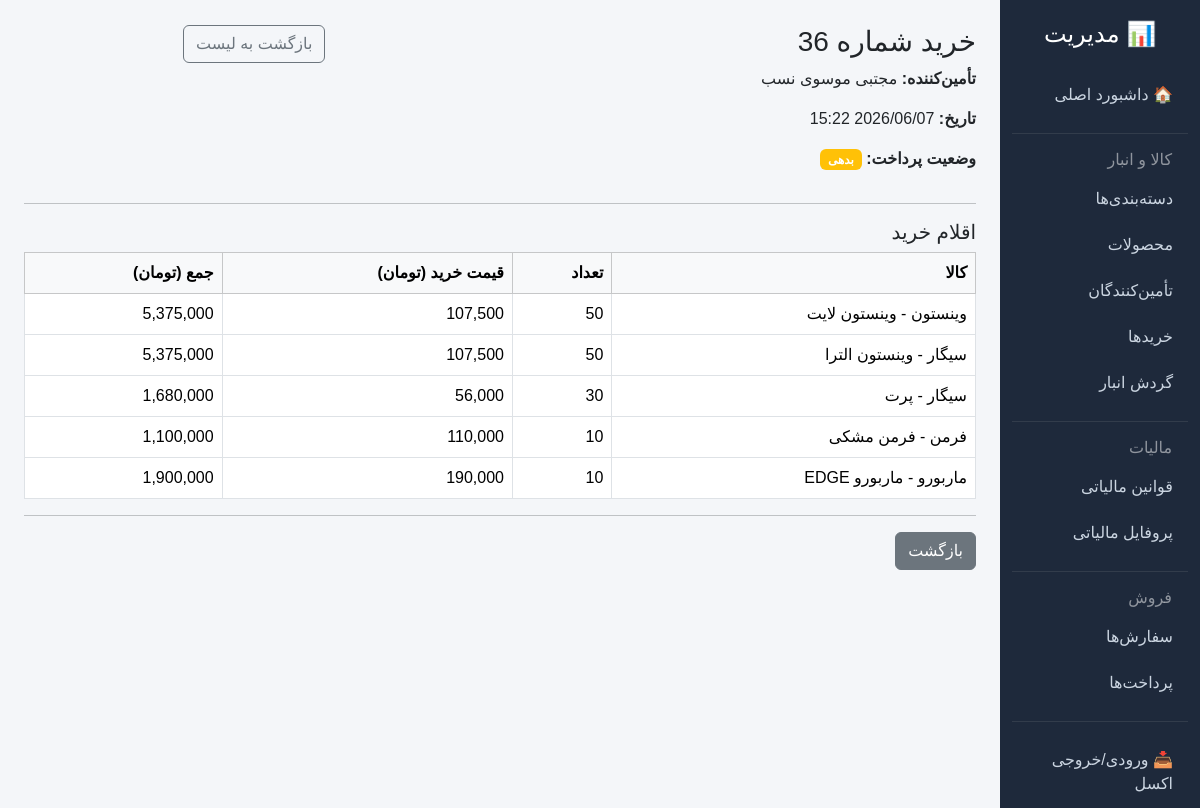
/management/purchases/36/ (signed in), run on an earlier commit of the app's database.
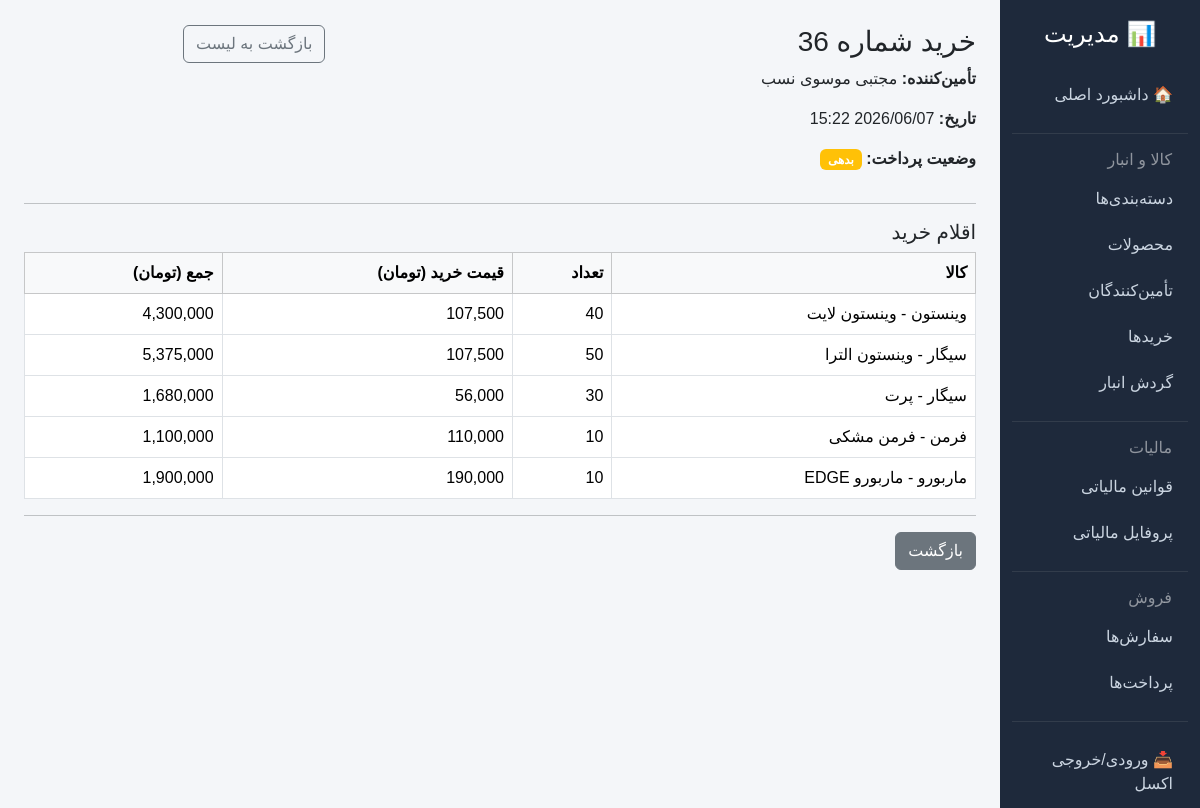
And on a later commit of the database.
### inventory/models.py (models this page shows, shortened)
class PurchaseItem(models.Model):
    purchase = models.ForeignKey(Purchase, related_name='items', on_delete=models.CASCADE, verbose_name="فاکتور خرید")
    product = models.ForeignKey(Product, on_delete=models.PROTECT, verbose_name="کالا")
    quantity = models.PositiveIntegerField(verbose_name="تعداد")
    unit_price = models.DecimalField(max_digits=12, decimal_places=0, verbose_name="قیمت واحد (تومان)")
    tax_amount = models.DecimalField(max_digits=12, decimal_places=0, default=0, verbose_name="مالیات (تومان)")
    class Meta:
        verbose_name = "اقلام خرید"
        verbose_name_plural = "اقلام خرید"

class Product(models.Model):
    UNIT_CHOICES = [
        ('pack', 'بسته'),
        ('carton', 'کارتن'),
        ('piece', 'عدد'),
        ('kg', 'کیلوگرم'),
    ]
    name = models.CharField(max_length=200, verbose_name="نام کالا")
    barcode = models.CharField(max_length=50, unique=True, db_index=True, verbose_name="بارکد")
    category = models.ForeignKey(Category, on_delete=models.PROTECT, verbose_name="دسته‌بندی")
    unit = models.CharField(max_length=10, choices=UNIT_CHOICES, default='pack', verbose_name="واحد")
    purchase_price = models.DecimalField(max_digits=12, decimal_places=0, verbose_name="قیمت خرید (تومان)")
    selling_price = models.DecimalField(max_digits=12, decimal_places=0, verbose_name="قیمت فروش (تومان)")
    is_active = models.BooleanField(default=True, verbose_name="فعال")
    stock_quantity = models.DecimalField(
        max_digits=12, decimal_places=3, default=0,
        validators=[MinValueValidator(0)], verbose_name="موجودی"
    )
    inventory_cost = models.DecimalField(
        max_digits=14, decimal_places=0, default=0,
        verbose_name="ارزش موجودی (تومان)"
    )
    is_featured = models.BooleanField(default=False, verbose_name="نمایش در دسترسی سریع")
    class Meta:
        verbose_name = "محصول"
        verbose_name_plural = "محصولات"
    def __str__(self):
        if self.category:
            return f"{self.category.name} - {self.name}"
        return self.name

class Category(models.Model):
    name = models.CharField(max_length=100, unique=True, verbose_name="نام")
    parent = models.ForeignKey(
        'self', null=True, blank=True, on_delete=models.SET_NULL,
        verbose_name="والد"
    )
    class Meta:
        verbose_name = "دسته‌بندی"
        verbose_name_plural = "دسته‌بندی‌ها"

### management/views.py (the view)
# urls.py: path('purchases/<int:pk>/', views.PurchaseDetailView.as_view(), name='purchase_detail'),
class PurchaseDetailView(BaseManagementView, DetailView):
    model = Purchase
    template_name = 'management/purchase_detail.html'
    def get_context_data(self, **kwargs):
        context = super().get_context_data(**kwargs)
        items = self.object.items.all()
        for item in items:
            item.row_total = item.unit_price * item.quantity
        context['items'] = items
        return context

### management/templates/management/purchase_detail.html (shortened to what this page needs)
{% extends 'management/base.html' %}
{% load humanize %}
{% block content %}
<div class="row">
    <div class="col-md-8">
        <h3>خرید شماره {{ purchase.id }}</h3>
        <p><strong>تأمین‌کننده:</strong> {{ purchase.supplier.name }}</p>
        <p><strong>تاریخ:</strong> {{ purchase.created_at|date:"Y/m/d H:i" }}</p>
        <p><strong>وضعیت پرداخت:</strong>
            {% if purchase.is_paid %}
                <span class="badge bg-success">پرداخت شده</span>
            {% else %}
                <span class="badge bg-warning">بدهی</span>
            {% endif %}
        </p>
    </div>
    <div class="col-md-4 text-end">
        <a href="{% url 'management:purchase_list' %}" class="btn btn-outline-secondary">بازگشت به لیست</a>
    </div>
</div>
<hr>
<h5>اقلام خرید</h5>
<table class="table table-bordered">
    <thead class="table-light">
        <tr>
            <th>کالا</th>
            <th>تعداد</th>
            <th>قیمت خرید (تومان)</th>
            <th>جمع (تومان)</th>
        </tr>
    </thead>
    <tbody>
        {% for item in items %}
        <tr>
            <td>{{ item.product }}</td>
            <td>{{ item.quantity }}</td>
            <td>{{ item.unit_price|intcomma }}</td>
            <td>{{ item.row_total|intcomma }}</td>
        </tr>
        {% endfor %}
    </tbody>
</table>
<hr>
<div class="text-end">
    <a href="{% url 'management:purchase_list' %}" class="btn btn-secondary">بازگشت</a>
</div>
{% endblock %}

What changed in the data, as far as the page shows it:
changed PurchaseItem "وینستون - وینستون لایت": quantity "50" → "40"; row_total "5,375,000" → "4,300,000"
